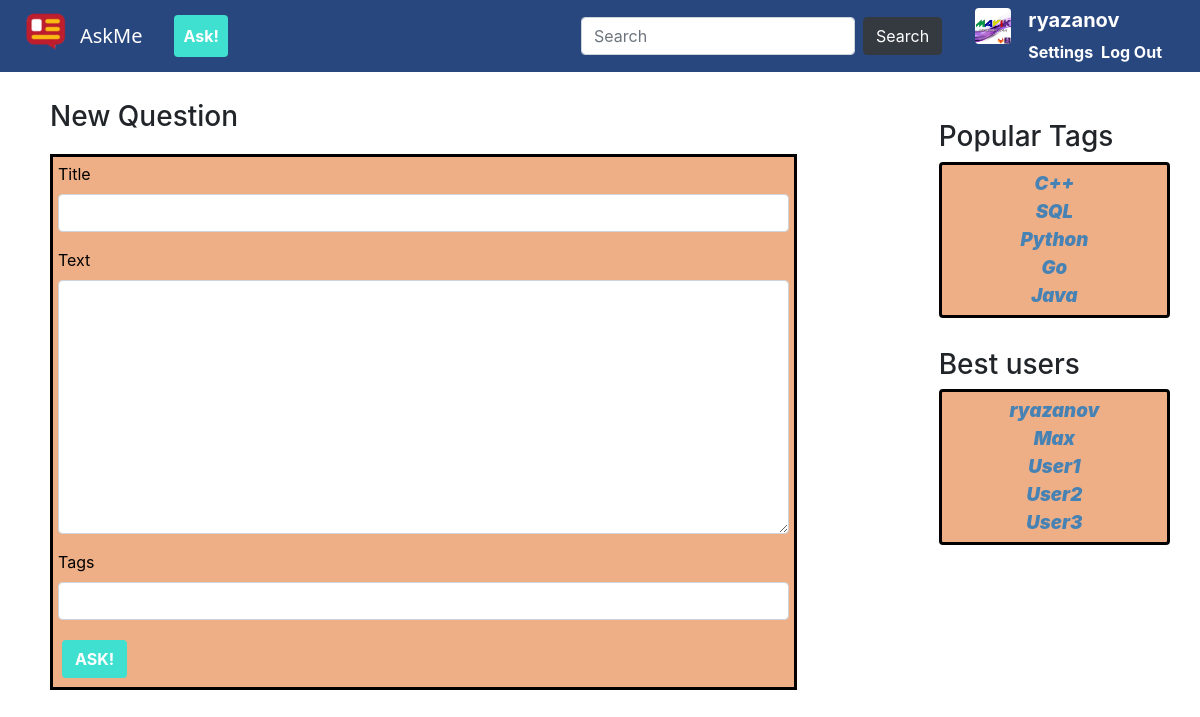
The app's page /ask/ (signed in) with its own data.
### questions/models.py (models this page shows)
class Profile(models.Model):
    user = models.OneToOneField(User, on_delete=models.CASCADE)
    rating = models.IntegerField(default=0)
    avatar = models.ImageField(upload_to='uploads', default='questions/uploads/django.sh.png' )
    def __str__(self):
        return self.user.username
    objects = ProfileManager()

class Tag (models.Model):
    title = models.CharField(max_length=10)
    def __str__(self):
        return self.title
    objects = TagManager()

### questions/views.py (the view, shortened to what this page needs)
# urls.py: path('ask/', views.ask, name='questions_ask'),
@login_required(login_url='/login')
def ask(request):
    form = AskForm(request.POST)
    variableDict.update({'form': form})
    return render(request, 'ask.html', variableDict)

### questions/forms.py
class AskForm(forms.Form):
    title = forms.CharField(
        max_length=100,
        widget=forms.TextInput(
            attrs={ 'class': 'form-control'}
        )
    )
    text = forms.CharField(
        max_length=400,
        widget=forms.Textarea(
        attrs={ 'class' : 'form-control'}
        )
    )
    tags = forms.CharField(
        max_length=150,
        required=False,
        widget=forms.TextInput(
            attrs={ 'class': 'form-control'},
        )
    )

### questions/templates/ask.html (shortened to what this page needs)
{% extends "base.html" %}
{% block content %}
<h3>New Question</h3>
<div class="askme-higher askme-questionblock">
    <form method="POST">
        {% for f in form.visible_fields %}
            <div class="form-group">
                <label for="title">{{ f.label }} </label>
                {{f.as_widget}}
            </div>
        {% endfor %}
        <button type="submit" class="askme-sign btn" name="ASK!">ASK!</button>
    </form>
</div>
{% endblock content %}

### questions/templates/base.html (shortened to what this page needs)
{% load static %}
<!DOCTYPE html>
<html>
    <head>
        <link rel="stylesheet" href="{% static 'css/bootstrap.min.css' %}">
        <link rel="stylesheet" href="{% static 'css/askme.css' %}">
    </head>
<body>
     <nav class="navbar navbar-expand-md navbar-dark askme-navbg fixed-top">
      <img src="{% static 'img/logo.png' %}">
      <a class="navbar-brand askme-logofont" href="{% url 'questions_index' %}">AskMe</a>
      <div class="collapse navbar-collapse" id="navbarsExampleDefault">
        <ul class="navbar-nav mr-auto">
          <li class="nav-item active mr-3">
            <a class="btn askme-sign nav-link ml-3" href="{% url 'questions_ask' %}">Ask! <span class="sr-only">(current)</span></a>
          </li>
        </ul>
        <form class="form-inline my-2 my-lg-0">
          <input class="form-control mr-sm-2" type="text" placeholder="Search" aria-label="Search">
          <button class="btn btn-dark my-2 mr-5 my-sm-0" type="submit">Search</button>
        </form>
        {% if user.is_authenticated %}
        <div class="row">
          <div>
            <img class="askme-useravatar-mini rounded" src="{{MEDIA_URL}}{{user.profile.avatar.url}}">
          </div>
          <div class="col">
            <div class="row no-gutters">
              <h5 class="askme-navbar-label">{{user.username}}</h5>
            </div>
            <div class="row no-gutters mr-3">
              <a href="{% url 'questions_profile' %}" class="askme-navbar-label">Settings</a>
              <a href="{% url 'questions_logout' %}?stay={{request.path}}" class="askme-navbar-label">Log Out</a>
            </div>
          </div>
        </div>
        {% else %}
          <a class="askme-navbar-label" href="{% url 'questions_signin' %}">Log IN</a>
          <a class="askme-navbar-label" href="{% url 'questions_signup' %}">Sign UP</a>
        {% endif %}
      </div>
    </nav>
   <div class="askme-container">
    <div class="row askme-higher">
        <div class="col-8">
          {% block content %}{% endblock %}
        </div>
        <div class="col-1"></div>
        <div class="col">
        <div class="col askme-higher">
          <h3>Popular Tags</h3>
          <div class="askme-listblock rounded">
            {% for tag in popularTags %}
            <div class="row justify-content-center">
              <a href="{% url 'questions_withtag' tag %}">{{tag}}</a>
            </div>
            {%endfor%}
          </div>
        </div>
        <div class="col askme-higher">
          <h3>Best users</h3>
          <div class="askme-listblock rounded">
            {% for user in bestUsers %}
            <div class="row justify-content-center">
              <a href="{% url 'questions_profile' %}">{{user}}</a>
            </div>
            {%endfor%}
          </div>
        </div>
      </div>
    </div>
  </div>
</body>
</html>

### questions/static/css/askme.css (style rules this page uses)
body { padding-top: 5rem; }
.askme-questionblock { background: #EFAF86; padding: 5px; border: 3px solid black; color: black; }
.askme-useravatar-mini { width: 36px; height: 36px; }
.askme-navbg { background: #29477F; ; }
.askme-navbar-label { color: white; font-weight: bold; margin-left: 2px; margin-right: 6px; }
.askme-sign { background: turquoise; color: white; font-weight: bold; margin: 4px; }
.askme-higher { margin-top: 20px; margin-bottom: 30px; }
.askme-listblock { background: #EFAF86; padding: 5px; border: 3px solid black; font-style: italic; font-weight: 900; font-size: 14pt; }
.askme-listblock a { color: steelblue; }
.askme-logofont { font-family: 'Segoe UI', Tahoma, Geneva, Verdana, sans-serif; }
.askme-container { padding-left: 50px; padding-right: 15px; }

### records on screen
Tag: title "C++"
Tag: title "SQL"
Tag: title "Python"
Tag: title "Go"
Tag: title "Java"
Profile: user.username "ryazanov"
Profile: user.username "Max"
Profile: user.username "User1"
Profile: user.username "User2"
Profile: user.username "User3"

### other values on screen
{{ user.username }} "ryazanov"
{{ f.label }} "Title" "Text" "Tags"
